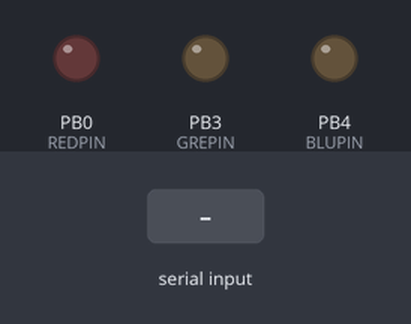
Recording of a sketch running on a simulated ATtiny85, built with avr-gcc and run on an emulated ATtiny85. Shown: output pins drawn as LEDs (lit = HIGH). Dashed ring = blinking. The test bench sets the inputs (shaded band).

Above: at 3.2 s.
3.3 s: "d" received over the second serial link
At 4.06 s:
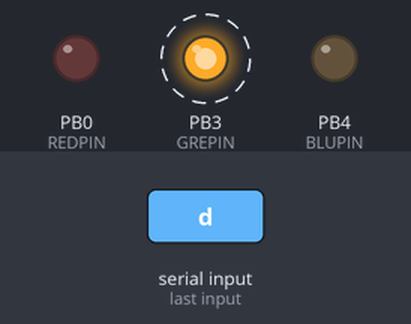
Timing chart, 0 to 9.8 s (numbered marks = the images above; inputs shaded):
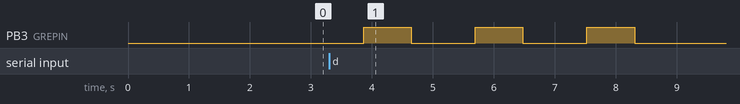

Measured:
- after the input at 3.3 s, PB3 (GREPIN): alternates HIGH for 0.78 s and LOW for 1.1 s, 6 changes in all, then stays LOW, starting after 0.56 s

The sketch:

TurquoiseBicuspidATTinyBLE.ino
```cpp
#include <SoftwareSerial.h>

// ATtiny settings: ATtiny85 @8MHz (internal oscillator; BOD disabled), burn bootloader
SoftwareSerial btSerial(2, 1); // ATtiny RX, TX: HM10 TX, RX
// ATtiny   HM-10
// 2 -------> TX
// 1 -------> RX

// Global
int TIME_START = 0;
int REDPIN = 0;
int GREPIN = 3;
int BLUPIN = 4;

// Defaults
int TYPE = 0;
int NUMB = 0;
int TIME = 0;
int REPT = 0;
int arrayNUMB[] = {1, 2, 3, 5};
int arrayTIME[] = {50, 100, 250, 500};
int arrayREPT[] = {0, 5000, 15000, 30000};

unsigned char API;
unsigned char R;
unsigned char G;
unsigned char B;

void setup()
{
  pinMode(REDPIN, OUTPUT);
  pinMode(GREPIN, OUTPUT);
  pinMode(BLUPIN, OUTPUT);

  // AC-BT v4 defaults to 9600.
  btSerial.begin(9600);
  //btSerial.write("AT+RENEW"); // Reset all settings.

  delay(250);
  btSerial.print("AT+ROLE0"); // Slave mode (0: Peripheral, 1: Central, default: 0)
  delay(250);
  btSerial.print("AT+MODE2"); // (0: Tranmission, 1: PIO+0, 2: Remote Control+0, default: 0)
  delay(250);
  btSerial.print("AT+IMME1"); // (0: work immediately, 1: wait for AT+ commands, wait for AT+START to resume work, default: 0) Don't enter transmission mode until told. ("AT+IMME0" is wait until "AT+START" to work. "AT+WORK1" is connect right away.)
  delay(250);
  btSerial.print("AT+BAUD0");
  delay(250);
  btSerial.print("AT+NAMETurquoiseB");
  delay(250);
  btSerial.print("AT+PASS123456");
  delay(250);
  btSerial.print("AT+START"); // Work immediately when AT+IMME1 is set.
  delay(250);

  TIME_START = millis();
}

void loop()
{
  // read from bluetooth
  if(btSerial.available()) {
    while(btSerial.available()) {
      API = btSerial.read();
      delay(1);
      R = btSerial.read();
      delay(1);
      G = btSerial.read();
      delay(1);
      B = btSerial.read();
      delay(1);
    }

    // parse API
    REPT = 0;
    TIME = 0;
    NUMB = 0;
    TYPE = 0;

    REPT = API & 3;
    API >>= 2;
    TIME = API & 3;
    API >>= 2;
    NUMB = API & 3;
    API >>= 2;
    TYPE = API &3;

    // blink
    if(TYPE == 0) {
      blinkRGB(arrayNUMB[NUMB], arrayTIME[TIME]);
    }
    // pulse
    else if(TYPE == 1) {
      pulseRGB(arrayNUMB[NUMB], arrayTIME[TIME]);
    }
    // turn on
    else if(TYPE == 2) {
      onRGB();
    }
    // turn off
    else if(TYPE == 3) {
      offRGB();
    }
  }

  // repeat
  if(REPT > 0) {
    int time_end = millis();
    int time_diff = time_end - TIME_START;

    if(time_diff > arrayREPT[REPT]) {
      TIME_START = millis();
      if(TYPE == 0) {
      blinkRGB(arrayNUMB[NUMB], arrayTIME[TIME]);
      }
      // pulse
      else if(TYPE == 1) {
        pulseRGB(arrayNUMB[NUMB], arrayTIME[TIME]);
      }
    }
  }
}

// blinkRGB - blinks an RGB LED
// params:
//  numb: int - number of blinks
//  time: int - delay between each blink (millis)
void blinkRGB(int numb, int time) {
  for(int i=0; i<numb; i++) {
    analogWrite(REDPIN, R);
    analogWrite(GREPIN, G);
    analogWrite(BLUPIN, B);
    delay(time);
    analogWrite(REDPIN, 0);
    analogWrite(GREPIN, 0);
    analogWrite(BLUPIN, 0);
    delay(time);
  }
}

// pulse - pulses an RGB LED
// params:
//   looper: int - number of pulses
//   time: int - delay between each pulse (millis)
void pulseRGB(int numb, int time) {
  int DELAY = 1;
  if(time == 500) {
    DELAY = 8;
  }
  else if(time == 250) {
    DELAY = 5;
  }
  else if(time == 100) {
    DELAY = 3;
  }
  else if(time == 50) {
    DELAY = 1;
  }
  for(int i=0; i<numb; i++) {
    for(int j=0; j<255; j++) {
      if(j <= R) {
        analogWrite(REDPIN, j);
      }
      if(j <= G) {
        analogWrite(GREPIN, j);
      }
      if(j <= B) {
        analogWrite(BLUPIN, j);
      }
      if(j <= 55) {
        delay(DELAY);
      }
      delay(DELAY);
    }
    for(int k=255; k>=0; k--) {
      if(k <= R) {
        analogWrite(REDPIN, k);
      }
      if(k <= G) {
        analogWrite(GREPIN, k);
      }
      if(k <= B) {
        analogWrite(BLUPIN, k);
      }
      delay(DELAY);
    }
    delay(100);
  }
}

// onRGB - turns on an RGB LED
void onRGB() {
  analogWrite(REDPIN, R);
  analogWrite(GREPIN, G);
  analogWrite(BLUPIN, B);
}

// offRGB - turns off an RGB LED
void offRGB() {
  analogWrite(REDPIN, 0);
  analogWrite(GREPIN, 0);
  analogWrite(BLUPIN, 0);
}
```
